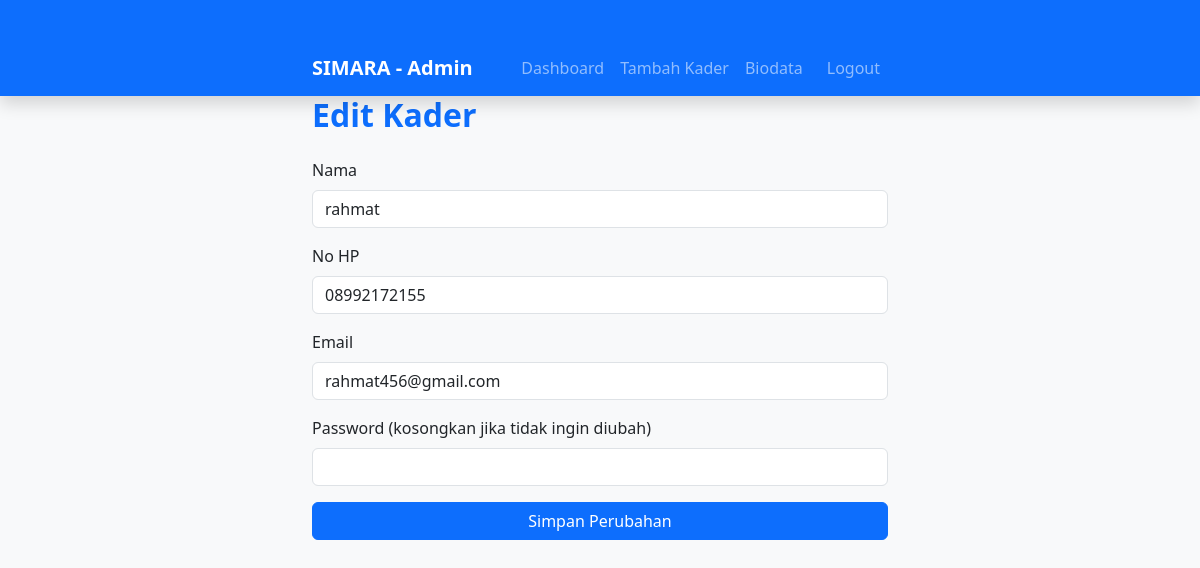
The page /admin/edit_kader.php?id=15 (signed in) on the database its author committed.
### tables this page shows
CREATE TABLE `users` (
  `id` int(11) NOT NULL,
  `nama` varchar(150) NOT NULL,
  `no_hp` varchar(15) NOT NULL,
  `email` varchar(150) NOT NULL,
  `password` varchar(255) NOT NULL,
  `role` enum('remaja','kader','admin') NOT NULL,
  `created_at` timestamp NOT NULL DEFAULT current_timestamp()
);

### admin/edit_kader.php (the view, shortened to what this page needs)
<?php
require_once __DIR__ . '/../config/db.php';
$id = isset($_GET['id']) ? (int)$_GET['id'] : 0;
$result = mysqli_query($conn, "SELECT * FROM users WHERE id=$id AND role='kader'");
$kader = mysqli_fetch_assoc($result);
?>
<!DOCTYPE html>
<html lang="en">
<head>
  <link href="https://cdn.jsdelivr.net/npm/bootstrap@5.3.3/dist/css/bootstrap.min.css" rel="stylesheet">
</head>
<body>
  <?php include 'navbar.php'; ?>
  <div class="container">
    <h2 class="mb-4 fw-bold text-primary">Edit Kader</h2>
    <form method="post">
      <div class="mb-3">
        <label class="form-label">Nama</label>
        <input type="text" name="nama" class="form-control" value="<?= htmlspecialchars($kader['nama']) ?>" required>
      </div>
      <div class="mb-3">
        <label class="form-label">No HP</label>
        <input type="text" name="no_hp" class="form-control" value="<?= htmlspecialchars($kader['no_hp']) ?>" required>
      </div>
      <div class="mb-3">
        <label class="form-label">Email</label>
        <input type="email" name="email" class="form-control" value="<?= htmlspecialchars($kader['email']) ?>" required>
      </div>
      <div class="mb-3">
        <label class="form-label">Password (kosongkan jika tidak ingin diubah)</label>
        <input type="password" name="password" class="form-control">
      </div>
      <button class="btn btn-primary w-100">Simpan Perubahan</button>
    </form>
  </div>
</body>
</html>

### admin/edit_kader.php (style rules this page uses)
body { padding-top: 56px; background-color: #f8f9fa; }
.container { max-width: 600px; margin-top: 40px; }

### rows shown on the page
users: nama "rahmat", no_hp "08992172155", email "rahmat456@gmail.com"
